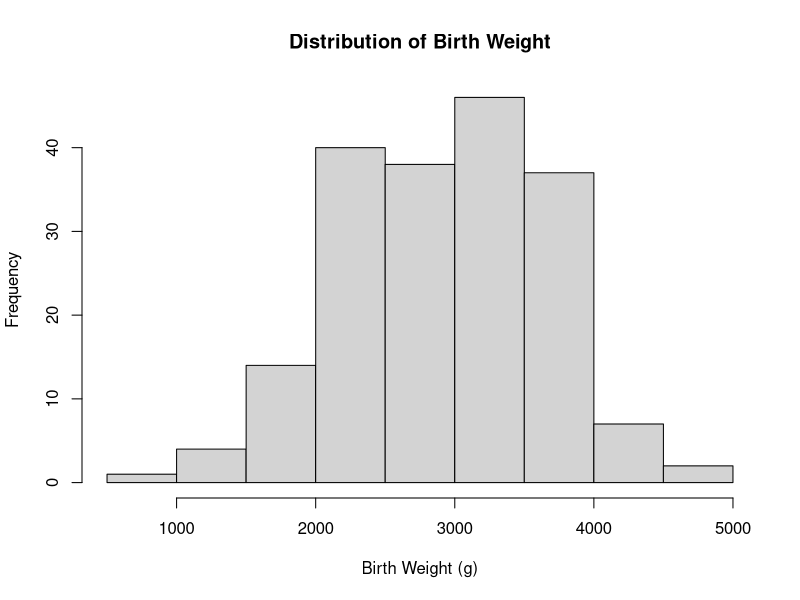
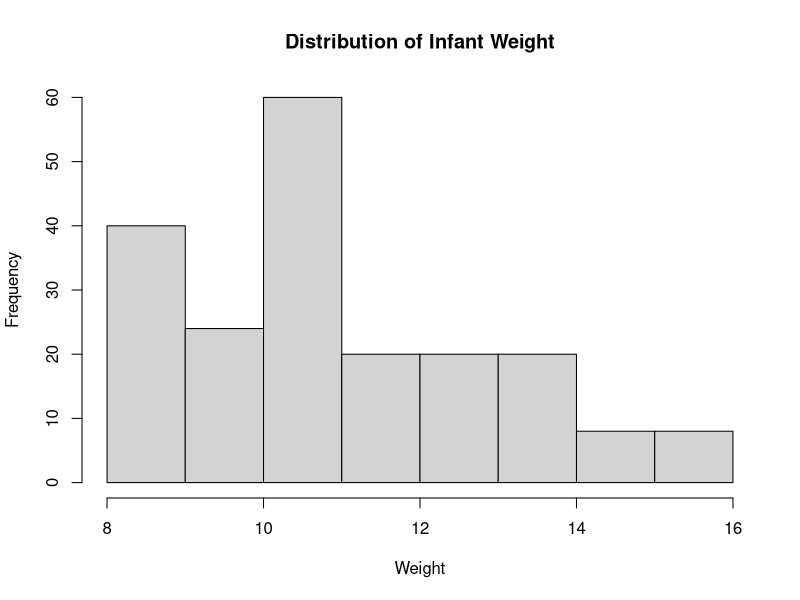

Generate these figures, in order, with R:
# ==============================================================================
# DAY 3: STATISTICS IN PUBLIC HEALTH
# Workshop: Data Analysis for Public Health Using R
# Datasets: infant.xls | lbw.xlsx
# ==============================================================================

library(readxl)
library(tidyverse)

# Load data
infant <- read_excel("infant.xls")
lbw    <- read_excel("lbw.xlsx")

# Create factor variables (as done in Day 2)
lbw <- lbw %>%
  mutate(
    smoke_factor = factor(smoke, levels = c(0,1), labels = c("Non-Smoker","Smoker")),
    race_factor  = factor(race,  levels = c(1,2,3), labels = c("White","Black","Other")),
    ht_factor    = factor(ht,    levels = c(0,1), labels = c("No HT","Hypertension")),
    low_factor   = factor(low,   levels = c(0,1), labels = c("Normal BW","Low BW")),
    bwt_kg       = bwt / 1000
  )

infant <- infant %>%
  mutate(
    sex_factor   = factor(sex, levels = c(0,1), labels = c("Male","Female")),
    water_factor = factor(water, levels = c(0,1), labels = c("No Clean Water","Clean Water")),
    wt_gain      = wt2 - wt1
  )

# ---- SESSION I: DESCRIPTIVE STATISTICS ---------------------------------------
# Summarise the data BEFORE jumping to tests.
# Always answer: What does my data look like?

# Central tendency
mean(lbw$bwt)           # Mean birth weight (grams)
median(lbw$bwt)         # Median birth weight
mean(infant$wt1)        # Mean weight at baseline (infants)

# Spread
sd(lbw$bwt)             # Standard deviation of birth weight
var(lbw$bwt)            # Variance
range(lbw$bwt)          # Min and Max
IQR(lbw$bwt)            # Interquartile range (Q3 - Q1)

# Quantiles
quantile(lbw$bwt)                      # 0%, 25%, 50%, 75%, 100%
quantile(lbw$bwt, probs = c(0.1, 0.9)) # 10th and 90th percentile

# Full summary
summary(lbw$bwt)
summary(infant$wt1)

# Grouped descriptive stats
lbw %>%
  group_by(smoke_factor) %>%
  summarise(
    n           = n(),
    Mean_BWT    = round(mean(bwt), 1),
    SD_BWT      = round(sd(bwt), 1),
    Median_BWT  = median(bwt),
    LBW_n       = sum(low),
    LBW_pct     = round(mean(low)*100, 1)
  )

infant %>%
  group_by(sex_factor) %>%
  summarise(
    n         = n(),
    Mean_WT1  = round(mean(wt1), 1),
    Mean_WT2  = round(mean(wt2), 1),
    Mean_gain = round(mean(wt_gain), 1),
    SD_gain   = round(sd(wt_gain), 1)
  )

# Frequency tables for categorical variables
table(lbw$smoke_factor)
table(lbw$race_factor)
prop.table(table(lbw$low_factor)) * 100  # Percentage low birth weight

# Cross-tabulation
table(lbw$smoke_factor, lbw$low_factor)

# ------------------------------------------------------------------------------
# TASK 1 (Session I):
#   a) Calculate the mean, median, and SD of infant$ht1 (height)
#   b) What is the IQR of lbw$lwt (last weight before delivery)?
#   c) Make a grouped summary of infant data by sex_factor showing
#      average ht1, wt1, and wt2
#   d) What percentage of infants had access to clean water (water == 1)?
# ------------------------------------------------------------------------------

# ---- SESSION II: NORMALITY & CHOOSING THE RIGHT TEST -------------------------
# Before doing a t-test or ANOVA, check if your data is normally distributed.

# Shapiro-Wilk test for normality
# H0: Data is normally distributed
# If p < 0.05: NOT normal -> use non-parametric test
# If p >= 0.05: Normal distribution -> can use parametric test

shapiro.test(lbw$bwt)          # Is birth weight normally distributed?
shapiro.test(infant$wt1)       # Is infant weight normally distributed?
shapiro.test(infant$wt_gain)   # Is weight gain normally distributed?

# Interpretation guide:
# p-value >= 0.05: assume normality (use t-test, ANOVA, correlation)
# p-value < 0.05 : not normal (use Wilcoxon, Kruskal-Wallis, Spearman)

# Visual check - histogram (quick)
hist(lbw$bwt,   main = "Distribution of Birth Weight", xlab = "Birth Weight (g)")
hist(infant$wt1, main = "Distribution of Infant Weight", xlab = "Weight")

# ------------------------------------------------------------------------------
# TASK 2 (Session II):
#   a) Run shapiro.test on lbw$age (mother's age). Is it normal?
#   b) Run shapiro.test on infant$ht1 (infant height). Is it normal?
#   c) Based on your results, would you use a parametric or
#      non-parametric test to compare height between male and female infants?
# ------------------------------------------------------------------------------

# ---- SESSION III: HYPOTHESIS TESTING -----------------------------------------
# The golden rule: set your hypothesis BEFORE looking at results.
# H0 = Null hypothesis (no difference, no effect)
# H1 = Alternative hypothesis (there IS a difference/effect)

# --- Independent Samples T-Test ---
# Question: Is birth weight (bwt) different between smokers and non-smokers?
# H0: No difference in mean BWT between smokers and non-smokers
# H1: There IS a difference

t.test(bwt ~ smoke_factor, data = lbw)
# Read the output: t statistic, df, p-value, 95% CI, group means

# Question: Is infant weight at baseline (wt1) different by sex?
t.test(wt1 ~ sex_factor, data = infant)

# --- Paired T-Test ---
# Question: Did infant weight change significantly from wt1 to wt2?
# Same infants measured twice -> paired test!
t.test(infant$wt1, infant$wt2, paired = TRUE)
# H0: Mean weight gain = 0

# --- Wilcoxon Test (Non-Parametric t-test alternative) ---
# Use when data is NOT normally distributed
wilcox.test(bwt ~ smoke_factor, data = lbw)
wilcox.test(infant$wt1, infant$wt2, paired = TRUE)  # Non-parametric paired

# --- Chi-Square Test ---
# Question: Is smoking associated with low birth weight?
# Both variables are categorical -> Chi-Square
chisq_table <- table(lbw$smoke_factor, lbw$low_factor)
chisq_table
chisq.test(chisq_table)
# p < 0.05: there IS a significant association

# Question: Is clean water access associated with sex in infant dataset?
chisq.test(table(infant$water_factor, infant$sex_factor))

# ------------------------------------------------------------------------------
# TASK 3 (Session III):
#   a) Is birth weight (bwt) significantly different by hypertension status (ht)?
#      Run a t.test and interpret: what is the p-value? What does it mean?
#   b) Is there a significant association between race (race_factor) and
#      low birth weight (low_factor)? Run a chi-square test.
#   c) Did infant height (ht1) differ significantly by sex? Run t.test.
#   d) Run a paired t.test to check if lbw mothers' weight (lwt) differs
#      from average birth weight -- does this make conceptual sense?
# ------------------------------------------------------------------------------

# ---- SESSION IV: ANOVA, CORRELATION & SIMPLE REGRESSION ---------------------

# --- One-Way ANOVA ---
# Question: Does birth weight differ across racial groups?
# H0: All group means are equal
anova_bwt <- aov(bwt ~ race_factor, data = lbw)
summary(anova_bwt)
# If p < 0.05: at least one group is different -> run post-hoc test

# Post-hoc: Tukey's HSD (which groups differ?)
TukeyHSD(anova_bwt)

# Kruskal-Wallis (non-parametric ANOVA)
kruskal.test(bwt ~ race_factor, data = lbw)

# --- Pearson Correlation ---
# Question: Is mother's weight (lwt) correlated with baby's weight (bwt)?
# H0: No linear correlation (r = 0)
cor.test(lbw$lwt, lbw$bwt, method = "pearson")
# r close to 1 or -1 = strong; near 0 = weak

# Spearman Correlation (non-parametric)
cor.test(lbw$lwt, lbw$bwt, method = "spearman")

# Infant: correlation between height (ht1) and weight (wt1)
cor.test(infant$ht1, infant$wt1, method = "pearson")

# --- Simple Linear Regression ---
# Question: Does mother's age predict baby's birth weight?
# Y (outcome) = birth weight; X (predictor) = age
model_lbw <- lm(bwt ~ age, data = lbw)
summary(model_lbw)
# Read: Estimate (slope), p-value for age, R-squared

# For infants: does age (in months) predict weight gain?
model_infant <- lm(wt_gain ~ age, data = infant)
summary(model_infant)

# Multiple Regression: more than one predictor
model_multi <- lm(bwt ~ age + lwt + smoke, data = lbw)
summary(model_multi)

# ------------------------------------------------------------------------------
# TASK 4 (Session IV):
#   a) Run ANOVA: Does infant weight at follow-up (wt2) differ by
#      mother's education level (maeduc)? Check the p-value.
#   b) Calculate Pearson correlation between infant age and wt1.
#      Is it positive or negative? Strong or weak?
#   c) Build a simple linear regression: wt2 ~ wt1 (in infant data)
#      What is the R-squared? What does it tell you?
#   d) CHALLENGE: Add age as a second predictor to the model above.
#      Did R-squared improve?
# ------------------------------------------------------------------------------

# ==============================================================================
# END OF DAY 3
# Today you learned:
#   - Descriptive statistics (mean, median, SD, IQR)
#   - Normality testing with Shapiro-Wilk
#   - T-tests (independent, paired) and Wilcoxon alternatives
#   - Chi-square test for categorical associations
#   - ANOVA, Tukey post-hoc, Kruskal-Wallis
#   - Correlation (Pearson & Spearman)
#   - Simple and multiple linear regression
# ==============================================================================
